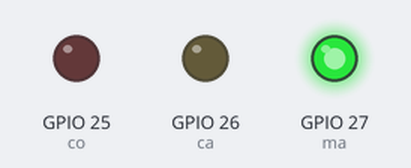
A program run on a simulated ESP32 board running MicroPython. Parts: output pins drawn as LEDs (lit = HIGH). Wiring (from the project's diagram.json): red LED on GPIO 25, yellow LED on GPIO 26, green LED on GPIO 27.

Above: at 2.5 s.
At 5.5 s:
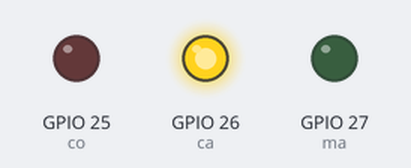
At 7.5 s:
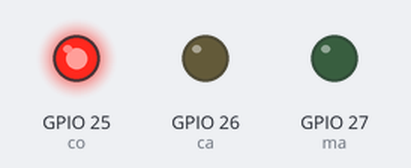
Timing chart, 0 to 11.7 s (numbered marks = the images above):
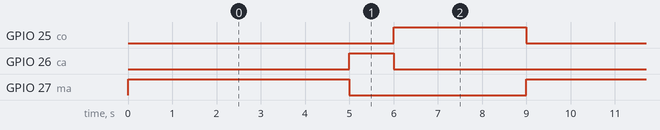

Measured:
- by itself, GPIO 25 (co): alternates HIGH for 3.0 s and LOW for 6.0 s
- by itself, GPIO 26 (ca): alternates HIGH for 1.0 s and LOW for 8.0 s
- by itself, GPIO 27 (ma): alternates HIGH for 5.0 s and LOW for 4.0 s

The program:

main.py
```python
import machine
import time

ma = machine.Pin(27, machine.Pin.OUT)
ca = machine.Pin(26, machine.Pin.OUT)
co = machine.Pin(25, machine.Pin.OUT)

while True:
    ma.value(1)
    time.sleep(5)
    ma.value(0)

    ca.value(1)
    time.sleep(1)
    ca.value(0)

    co.value(1)
    time.sleep(3)
    co.value(0)
```
